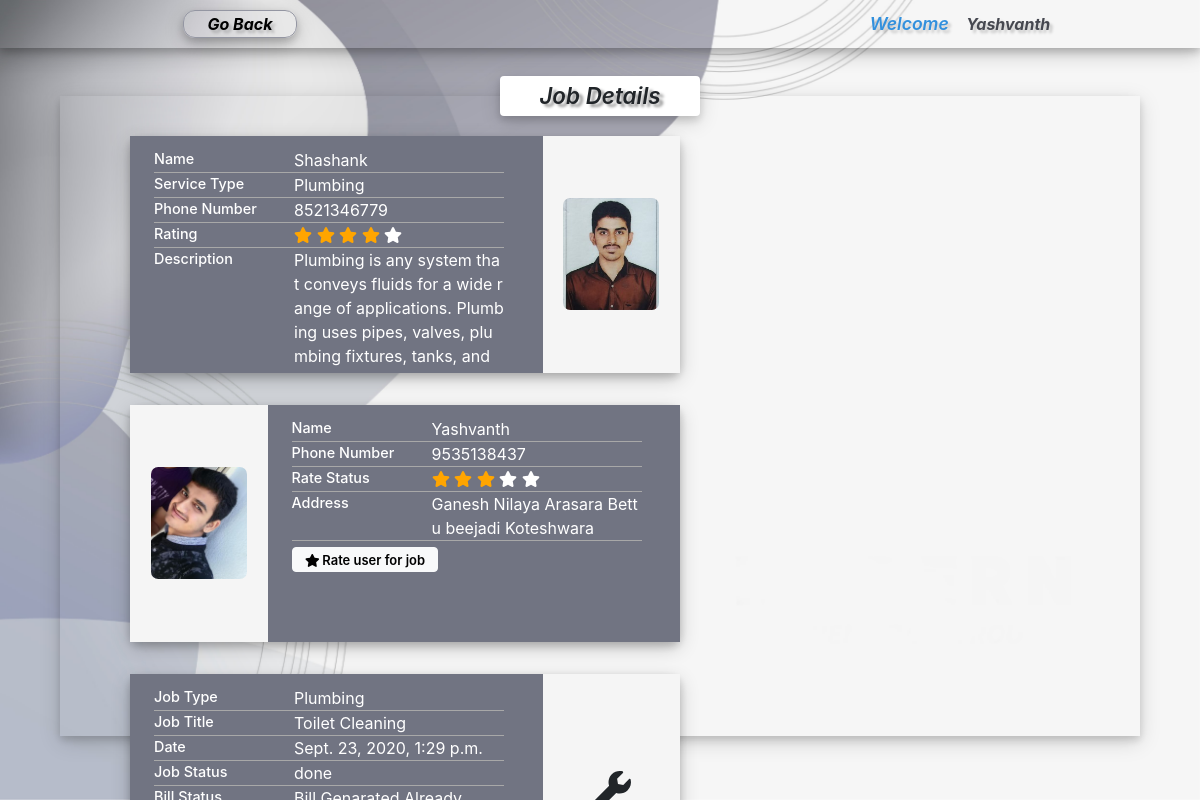
Page /jobInfo/2/ (signed in) on the committed database.
### core/models.py (models this page shows, shortened)
class Job(models.Model):
    class Meta:
        ordering =['job_id']
    choice = (('request','REQUEST'),('accept','ACCEPT'),('done','DONE'),('reject','REJECT'))
    service_category = (
        ('cleaning','Cleaning'),
        ('plumbing','Plumbing'),
        ('electrician','Electrician'),
        ('painting','Painting'),
        ('furniture','Furniture Assembly')
    )
    job_id = models.AutoField(primary_key=True)
    jobName = models.CharField(max_length=40,null=True,blank=True)
    job_title = models.CharField(max_length=30,null=True,choices=service_category)
    job_discription = models.TextField(blank=True,null=True)
    assignDate = models.DateTimeField(auto_now_add=True,blank=True,null=True)
    payment = models.OneToOneField(Payment,blank=True ,null=True,on_delete=models.SET_NULL)
    seeker = models.ForeignKey(Applicationuser,null=True,on_delete=models.SET_NULL,related_name='job_seeker')
    provider = models.ForeignKey(Applicationuser,null=True,on_delete=models.SET_NULL,related_name='job_provider')
    job_status  = models.CharField(max_length=10,choices=choice,default='request')

class Applicationuser(models.Model):
    class Meta:
        ordering =['uid']
    choice = (('provider','PROVIDER'),('seeker','SEEKER'))
    service_category = (
        ('cleaning','Cleaning'),
        ('plumbing','Plumbing'),
        ('electrician','Electrician'),
        ('painting','Painting'),
        ('furniture','Furniture Assembly')
    )
    uid = models.AutoField(primary_key=True)
    user = models.OneToOneField(User,null=True,on_delete=models.SET_NULL)
    user_satus = models.CharField(max_length=10,choices=choice,null=True,blank=True)
    service_catogory = models.CharField(max_length=50,blank=True,null=True,choices=service_category)
    description = models.TextField(blank=True,null=True)
    phonenumber = models.CharField(max_length=10)
    profile_pic = models.ImageField(upload_to='pic/',blank=True,null=True)
    rating = models.IntegerField(default=0)
    rated_user_count = models.IntegerField(default=0)
    address = models.TextField()

### core/views.py (the view, shortened to what this page needs)
# urls.py: url(r'^jobInfo/(?P<job_id>[0-9]+)/',views.job_info,name="jobInfo"),
def job_info(request,job_id=None):
    context={}
    jobj = Job.objects.get(job_id=job_id)
    jobform=None
    ratingform = None
    if request.user.applicationuser.uid == jobj.seeker.uid and jobj.job_status =='done':
        comment_obj = Comment.objects.filter(job__job_id = int(job_id)).first() or None
        if request.method == "POST" and request.POST.get('formType') =='ratingform':
               ratingform = Comment_form(request.POST)
               if comment_obj:
                   if ratingform.is_valid():
                        current_rating = int(comment_obj.rating)
                        new_rating = int(ratingform.cleaned_data['rating'])
                        comment_obj = Comment.objects.filter(job__job_id = int(job_id)).update(
                            content = ratingform.cleaned_data['content'],
                            rating = ratingform.cleaned_data['rating']
                        )
                        update_user_rating(current_rating,new_rating,job_id)
                        comment_obj = Comment.objects.filter(job__job_id = int(job_id)).first()
                        ratingform = Comment_form(instance=comment_obj)
               else:
                   if ratingform.is_valid():
                        ratingform.save()
                        comment_obj = Comment.objects.filter(job__job_id = int(job_id)).first()
                        ratingform = Comment_form(instance=comment_obj)
        else:
            if comment_obj:
                ratingform = Comment_form(instance=comment_obj)
            else:
               ratingform = Comment_form()
    billform=None
    context['jobform']=jobform
    context['ratingform']=ratingform
    context['billform']=billform
    context["Jobobj"]=Job.objects.get(job_id=job_id)
    return render(request,"jobinfo.html",context)

### core/templatetags/custumTags.py (called while the page is built)
@register.filter(name="Check_rated")
def getUidFromName(value):
    ans = Comment.objects.filter(job__job_id=int(value)) or None
    if ans:
        return "yes"
    return "no"

### template/jobinfo.html (shortened to what this page needs)
{% load custumTags %}
{% load static %}
{% load crispy_forms_tags %}
<!DOCTYPE html>
<html lang="en">
<head>
    <link rel="stylesheet" href="https://cdnjs.cloudflare.com/ajax/libs/font-awesome/4.7.0/css/font-awesome.min.css">
    <link rel="stylesheet" href="https://maxcdn.bootstrapcdn.com/bootstrap/4.0.0/css/bootstrap.min.css">
</head>
<body>
     <div class="maincontainer" >
         <div class="nav-container">
                    <ul class="navlist">
                        <li  style="margin-left:0;list-style: none;"><a class="goback"  style="color:#000000;font-weight: 650;font-style: italic;text-shadow: 3px 3px 3px rgba(0, 0, 0, .20);" onclick="goback()" >Go Back</a></li>
                    </ul>
                    <ul class="navlist">
                        <li  style="margin-left:0;list-style: none;"><a  style="color:#464850;font-weight: 650;font-style: italic;text-shadow: 3px 3px 3px rgba(0, 0, 0, .20);"><span class="welcome">Welcome</span>{{ request.user.username }}</a></li>
                    </ul>
         </div>
        <div class="content-container" >
           <span class="hedding-bk"></span>
           <h1 class="hedding">Job Details</h1>
            <div class="containers">
                  <div class="card-container " onclick="gotoUser('{{Jobobj.provider.uid}}')" data-title="Service Provider" style="cursor: pointer;">
                                    <div class="card-leftpart">
                                        <table>
                                            <tr>
                                                <th>Name</th>
                                                <td>{{Jobobj.provider.user.username|title}}</td>
                                            </tr>
                                            <tr>
                                                <th>Service Type</th>
                                                <td>{{Jobobj.provider.service_catogory|title}}</td>
                                            </tr>
                                            <tr>
                                                <th>Phone Number</th>
                                                <td>{{Jobobj.provider.phonenumber}}</td>
                                            </tr>
                                            <tr>
                                                <th>Rating</th>
                                                <td>
                                                    {% for x in "stars" %}
                                                        {% if forloop.counter <= Jobobj.provider.rating %}
                                                            <span class="fa fa-star checked"></span>
                                                        {% else %}
                                                            <span class="fa fa-star"></span>
                                                        {% endif %}
                                                    {% endfor %}
                                                </td>
                                            </tr>
                                            <tr>
                                                <th>Description</th>
                                                <td>{{Jobobj.provider.description}}</td>
                                            </tr>
                                        </table>
                                    </div>
                                    <div class="card-rightpart">
                                           <img class="rightside_image" src="{{Jobobj.provider.profile_pic.url}}" alt="">
                                    </div>
                  </div>
                  <div class="card-container " onclick="gotoUser('{{Jobobj.seeker.uid}}')" data-title="Service Seeker" style="cursor: pointer;">
                                     <div class="card-rightpart">
                                            <img class="rightside_image" src="{{Jobobj.seeker.profile_pic.url}}" alt="">
                                    </div>
                                    <div class="card-leftpart">
                                        <table>
                                            <tr>
                                                <th>Name</th>
                                                <td>{{Jobobj.seeker.user.username|title}}</td>
                                            </tr>
                                            <tr>
                                                <th>Phone Number</th>
                                                <td>{{Jobobj.seeker.phonenumber}}</td>
                                            </tr>
                                            <tr>
                                                <th>Rate Status</th>
                                                <td>
                                                    {% if Jobobj.job_id|Check_rated == 'no' %}
                                                        Not yet Rated
                                                    {% else %}
                                                        {% for x in "stars" %}
                                                            {% if forloop.counter <= Jobobj.comment.rating %}
                                                                <span class="fa fa-star checked"></span>
                                                            {% else %}
                                                                <span class="fa fa-star"></span>
                                                            {% endif %}
                                                        {% endfor %}
                                                    {% endif %}
                                                </td>
                                            </tr>
                                            <tr>
                                                <th>Address</th>
                                                <td>{{Jobobj.seeker.address}}</td>
                                            </tr>
                                            {% if ratingform %}
                                             <tr>
                                                <th ><a class="btn btn-light updatedbtn" onclick="openRatingForm(event,'{{Jobobj.job_id}}')" ><i class="fa fa-star"></i> Rate user for job</a></th>
                                            </tr>
                                            {% endif %}
                                        </table>
                                    </div>
                  </div>
                  <div class="card-container " data-title="Job Details">
                                    <div class="card-leftpart">
                                        <table>
                                            <tr>
                                                <th>Job Type</th>
                                                <td>{{Jobobj.job_title|title}}</td>
                                            </tr>
                                            <tr>
                                                <th>Job Title</th>
                                                <td>{{Jobobj.jobName|title}}</td>
                                            </tr>
                                            <tr>
                                                <th>Date</th>
                                                <td>{{Jobobj.assignDate}}</td>
                                            </tr>
                                            <tr>
                                                <th>Job Status</th>
                                                <td>{{Jobobj.job_status}}</td>
                                            </tr>
                                            <tr>
                                                <th>Bill Status</th>
                                                <td>
                                                </td>
                                            </tr>
                                        </table>
                                    </div>
                                    <div class="card-rightpart">
                                         {% if Jobobj.job_title == "electrician" %}
                                            <i class="fas fa-charging-station faws-icon"></i>
                                        {% elif Jobobj.job_title == "furniture" %}
                                                <i class="fas fa-chair faws-icon"></i>
                                        {% elif Jobobj.job_title == "painting" %}
                                                <i class="fas fa-paint-roller faws-icon"></i>
                                        {% elif Jobobj.job_title == "cleaning" %}
                                                <i class="fas fa-broom faws-icon"></i>
                                        {% else%}
                                                <i class="fas fa-wrench faws-icon"></i>
                                        {% endif %}
                                    </div>
                  </div>
            </div>
        </div>
    </div>
</body>
</html>

### rows in the picture
Job: provider.user.username "Shashank", provider.service_catogory "Plumbing", provider.phonenumber "8521346779", provider.description "Plumbing is any system that conveys fluids for a wide range of applications. Plumbing uses pipes, valves, plumbing fixtures, tanks, and…", provider.profile_pic (picture), seeker.profile_pic (picture), seeker.user.username "Yashvanth", seeker.phonenumber "9535138437", seeker.address "Ganesh Nilaya Arasara Bettu beejadi Koteshwara", job_title "Plumbing", jobName "Toilet Cleaning", assignDate "Sept. 23, 2020, 1:29 p.m.", job_status "done"

### other values in the picture
{{ request.user.username }} "Yashvanth"
